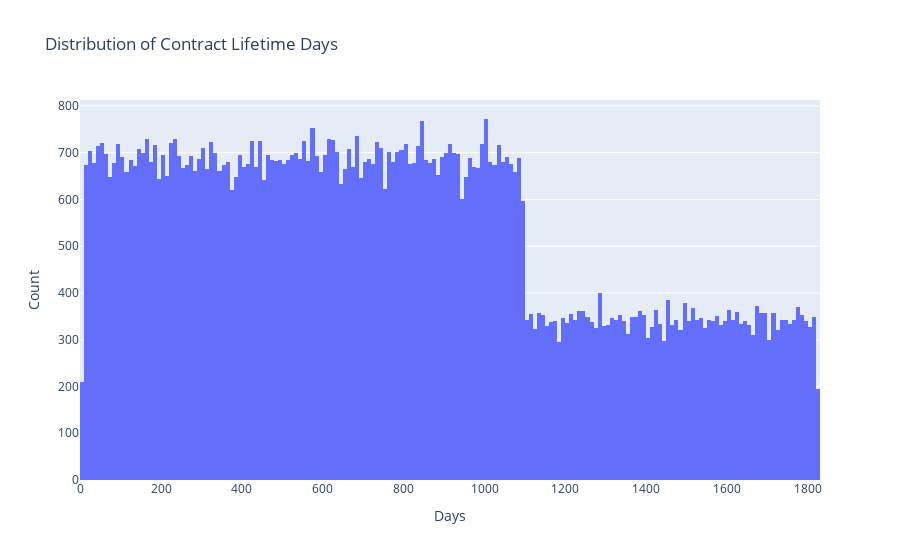

This figure's notebook cell:
### Code cell
fig = px.histogram(core_data, x="contract_lifetime_days", nbins=300, title="Distribution of Contract Lifetime Days")
fig.update_layout(xaxis_title="Days", yaxis_title="Count")
fig.show()

### Figure 1 — Plotly figure (JSON) as saved in the notebook; plotly's stock layout.template omitted (floating-point values rounded to 4 significant figures; data arrays with more than 128 entries replaced by an {"elided": "..."} marker saying what was removed)
{"data": [{"bingroup": "x", "hovertemplate": "contract_lifetime_days=%{x}<br>count=%{y}<extra></extra>", "legendgroup": "", "marker": {"color": "#636efa", "pattern": {"shape": ""}}, "name": "", "nbinsx": 300, "orientation": "v", "showlegend": false, "type": "histogram", "x": {"elided": "100000 int values"}, "xaxis": "x", "yaxis": "y"}], "layout": {"barmode": "relative", "legend": {"tracegroupgap": 0}, "title": {"text": "Distribution of Contract Lifetime Days"}, "xaxis": {"anchor": "y", "domain": [0, 1], "title": {"text": "Days"}}, "yaxis": {"anchor": "x", "domain": [0, 1], "title": {"text": "Count"}}}}
